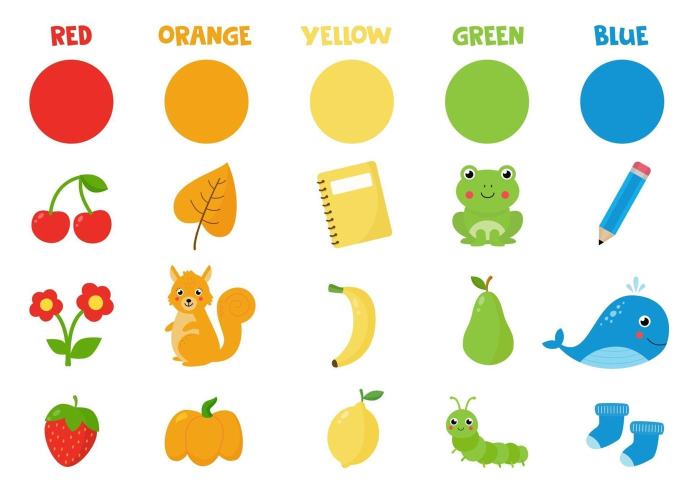
#> input picture Tarea7-ProcesamientoEnColor/Figuras de Colores.jpg, 1387 x 980 px (shown at 1/2 size)
$ python P7-3-1SegmentacionOpenCV.py
#> lines starting #> are read from the running program, lines starting #| are printed output that depends on the picture; after the words box and inside, x2 and y2 are one past the last pixel; in counts of white or black regions, pixels touching at a corner belong together
import cv2
import matplotlib.pyplot as plt
import numpy as np
from matplotlib.colors import hsv_to_rgb

flags = [i for i in dir(cv2) if i.startswith('COLOR_')]

figurasImg = cv2.imread('Figuras de Colores.jpg')
#> figurasImg is the input picture: shape (980, 1387, 3); mean B, G, R 214.1, 232.7, 235.6
figurasImg = cv2.cvtColor(figurasImg, cv2.COLOR_BGR2RGB)

plt.figure(1, (10,5))
plt.subplot(1, 3, 1)
plt.imshow(figurasImg)
plt.title("Figuras de colores")

hsv_figuras = cv2.cvtColor(figurasImg, cv2.COLOR_RGB2HSV)
#> hsv_figuras: shape (980, 1387, 3); mean H, S, V 16.8, 46.9, 246.8
light_orange = (12,190,200)
dark_orange = (20,255,255)

mask = cv2.inRange(hsv_figuras, light_orange, dark_orange)
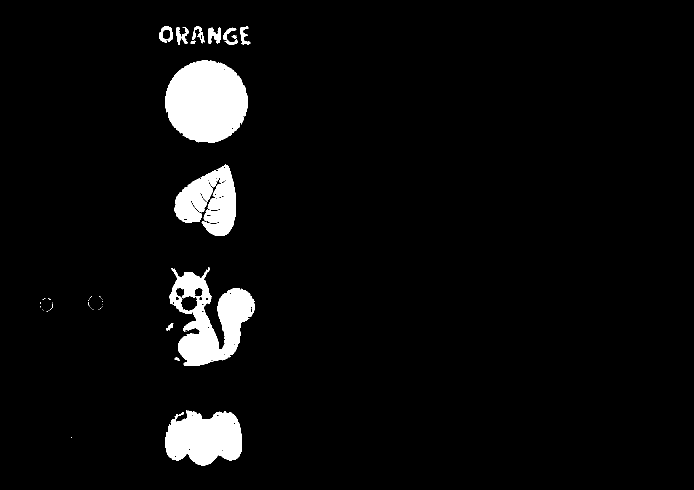
#> mask: shape (980, 1387) (shown at 1/2 size); 4.7% white; 47 white regions (32 under 20 px), largest, box (x1, y1, x2, y2) and area: (330, 121, 495, 286) 21138, (338, 534, 510, 732) 16193, (331, 821, 484, 931) 12867
result = cv2.bitwise_and(figurasImg, figurasImg, mask=mask)
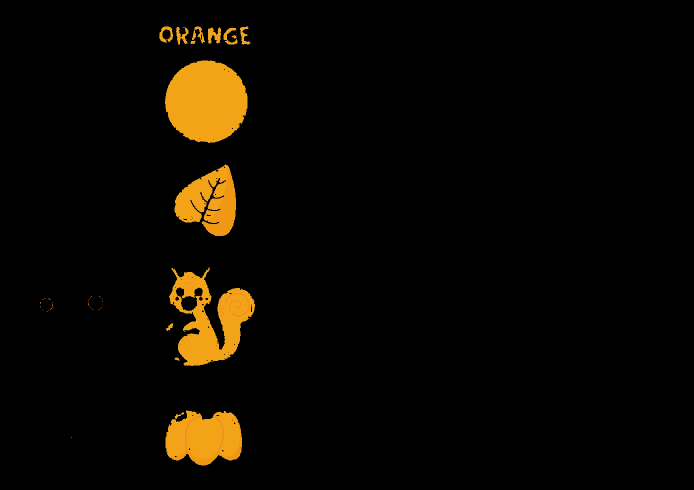
#> result: shape (980, 1387, 3) (shown at 1/2 size); mean R, G, B 11.4, 7.6, 1.2

plt.subplot(1, 3, 2)
plt.imshow(mask, cmap="gray")
plt.title("Mascara")

plt.subplot(1, 3, 3)
plt.imshow(result)
plt.title("Segmentacion")
plt.savefig('SegmentadaNaranja.png', dpi=600)
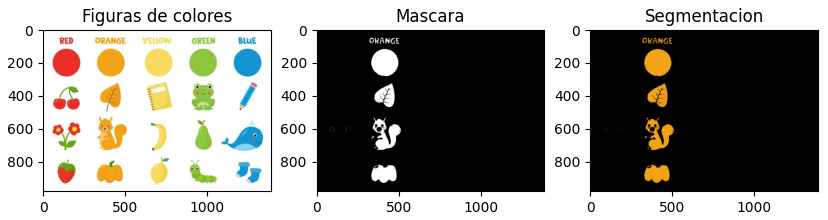
#> figure drawn by matplotlib, 3 panels

lo_square = np.full((10, 10, 3), light_orange, dtype=np.uint8) / 255.0
do_square = np.full((10, 10, 3), dark_orange, dtype=np.uint8) / 255.0

plt.figure(2)
plt.subplot(1, 2, 1)
plt.imshow(hsv_to_rgb(do_square))
plt.title("Naranja claro")

plt.subplot(1, 2, 2)
plt.imshow(hsv_to_rgb(lo_square))
plt.title("Naranja oscuro")
plt.show()
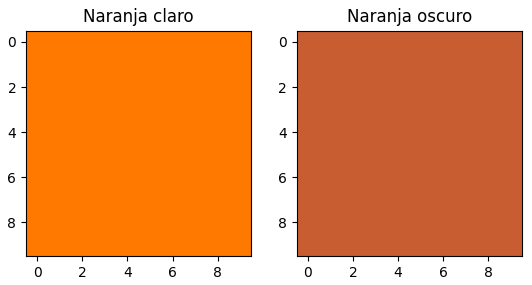
#> figure drawn by matplotlib, 2 panels
plt.savefig('ColoresNaranja.png', dpi=600)
